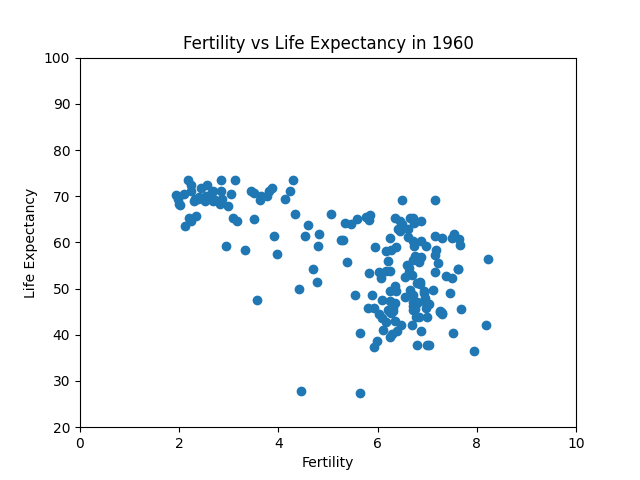
#> input picture 3. Project/images/fertility_vs_life_expectancy_in_1960.png, 640 x 480 px; its folder holds 4 pictures in this run
$ jupyter execute --allow-errors project3.ipynb
#> lines starting #> are read from the running program, lines starting #| are printed output that depends on the picture
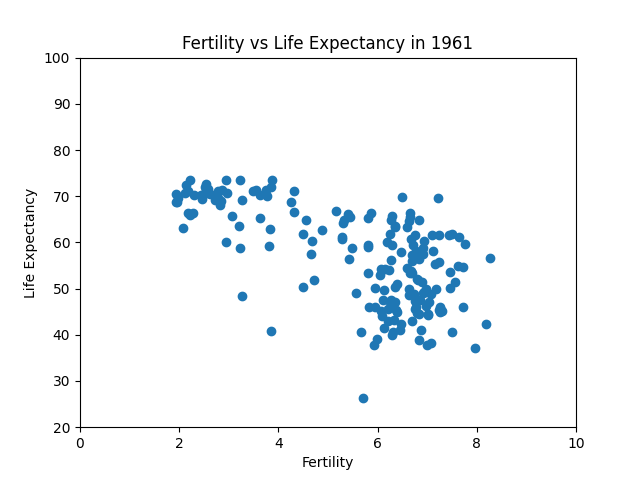
#> input picture 3. Project/images/fertility_vs_life_expectancy_in_1961.png, 640 x 480 px
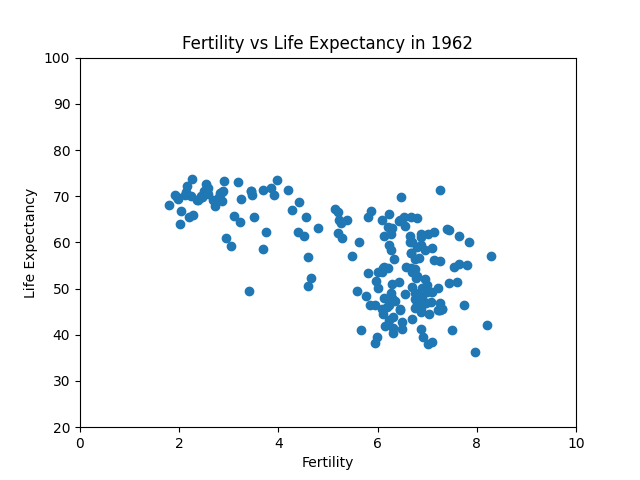
#> input picture 3. Project/images/fertility_vs_life_expectancy_in_1962.png, 640 x 480 px
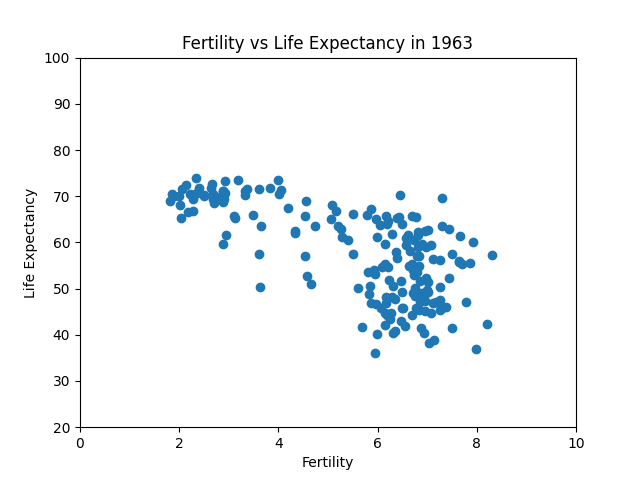
#> input picture 3. Project/images/fertility_vs_life_expectancy_in_1963.png, 640 x 480 px
### Step 2

[cell 1]
import pandas as pd
from matplotlib import pyplot as plt
import seaborn as sns

#> (a cell that did not finish here is left out)

#> (a cell that did not finish here is left out)

#> (a cell that did not finish here is left out)

#> (a cell that did not finish here is left out)

### Step 3

#> (a cell that did not finish here is left out)

### Step 4

#> (a cell that did not finish here is left out)

### Step 5

#> (a cell that did not finish here is left out)

### Step 6

#> (a cell that did not finish here is left out)

#> (a cell that did not finish here is left out)

#> (a cell that did not finish here is left out)

When compared to the same axis, it is easier to see that in 1960 the life expectancy was much less than in 2015. However, fertility was bigger in 1960.

### Step 7

[cell 12]
def scatterplot_generator(year):
    fertility = df_fertility[year]
    expectancy = df_expectancy[year]

    fertility_expectancy = pd.merge(fertility, expectancy, on='country')
    fertility_expectancy.columns = ['fertility', 'life_expectancy']

    fertility_expectancy_clean = fertility_expectancy.dropna()

    x=fertility_expectancy_clean['fertility']
    y=fertility_expectancy_clean['life_expectancy']
    plt.scatter((x), (y))
    plt.xlabel('Fertility')
    plt.ylabel('Life Expectancy')
    plt.title('Fertility vs Life Expectancy in ' + year)
    plt.axis([0, 10, 20, 100])
    return plt

### Step 8

#> (a cell that did not finish here is left out)

### Step 9

[cell 14]
import imageio.v2 as imageio

#> (the rest of this cell did not finish here and is left out)
